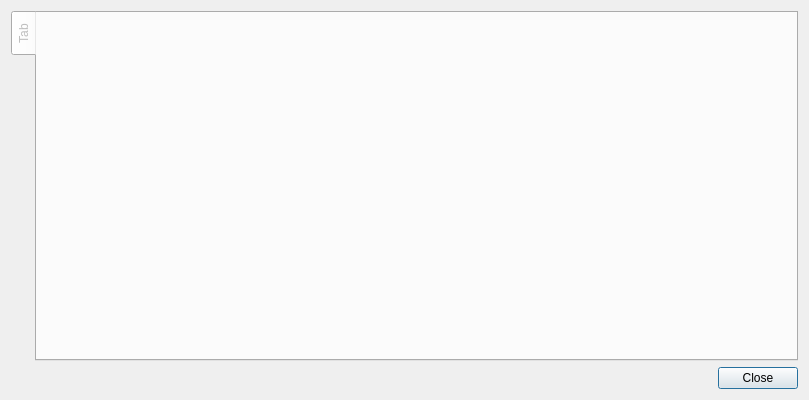
<?xml version="1.0" encoding="UTF-8"?>
<ui version="4.0">
 <class>TelecontrolAssignmentWidget</class>
 <widget class="QDialog" name="TelecontrolAssignmentWidget">
  <property name="geometry">
   <rect>
    <x>0</x>
    <y>0</y>
    <width>809</width>
    <height>400</height>
   </rect>
  </property>
  <property name="sizePolicy">
   <sizepolicy hsizetype="Preferred" vsizetype="Fixed">
    <horstretch>0</horstretch>
    <verstretch>0</verstretch>
   </sizepolicy>
  </property>
  <property name="minimumSize">
   <size>
    <width>700</width>
    <height>400</height>
   </size>
  </property>
  <property name="maximumSize">
   <size>
    <width>16777215</width>
    <height>400</height>
   </size>
  </property>
  <property name="windowTitle">
   <string>Button assignment</string>
  </property>
  <property name="windowIcon">
   <iconset resource="../../images/images.qrc">
    <normaloff>:/hilecGui/controller_info.png</normaloff>:/hilecGui/controller_info.png</iconset>
  </property>
  <property name="autoFillBackground">
   <bool>false</bool>
  </property>
  <property name="modal">
   <bool>false</bool>
  </property>
  <layout class="QVBoxLayout" name="verticalLayout">
   <item>
    <widget class="QTabWidget" name="tabWidget">
     <property name="enabled">
      <bool>false</bool>
     </property>
     <property name="tabPosition">
      <enum>QTabWidget::West</enum>
     </property>
     <property name="tabShape">
      <enum>QTabWidget::Rounded</enum>
     </property>
     <property name="currentIndex">
      <number>0</number>
     </property>
     <property name="usesScrollButtons">
      <bool>true</bool>
     </property>
     <property name="tabsClosable">
      <bool>false</bool>
     </property>
     <property name="movable">
      <bool>false</bool>
     </property>
     <widget class="QWidget" name="tab">
      <attribute name="title">
       <string>Tab</string>
      </attribute>
     </widget>
    </widget>
   </item>
   <item>
    <widget class="QDialogButtonBox" name="buttonBox">
     <property name="orientation">
      <enum>Qt::Horizontal</enum>
     </property>
     <property name="standardButtons">
      <set>QDialogButtonBox::Close</set>
     </property>
    </widget>
   </item>
  </layout>
 </widget>
 <resources>
  <include location="../../images/images.qrc"/>
 </resources>
 <connections>
  <connection>
   <sender>buttonBox</sender>
   <signal>accepted()</signal>
   <receiver>TelecontrolAssignmentWidget</receiver>
   <slot>accept()</slot>
   <hints>
    <hint type="sourcelabel">
     <x>248</x>
     <y>254</y>
    </hint>
    <hint type="destinationlabel">
     <x>157</x>
     <y>274</y>
    </hint>
   </hints>
  </connection>
  <connection>
   <sender>buttonBox</sender>
   <signal>rejected()</signal>
   <receiver>TelecontrolAssignmentWidget</receiver>
   <slot>reject()</slot>
   <hints>
    <hint type="sourcelabel">
     <x>316</x>
     <y>260</y>
    </hint>
    <hint type="destinationlabel">
     <x>286</x>
     <y>274</y>
    </hint>
   </hints>
  </connection>
 </connections>
</ui>
